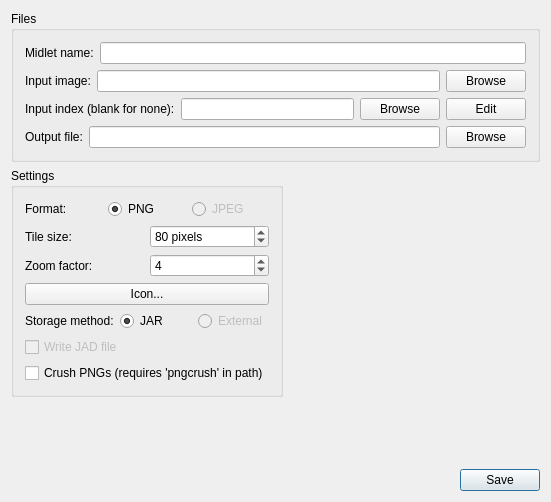
<?xml version="1.0" encoding="UTF-8"?>
<ui version="4.0">
 <class>DialogClass</class>
 <widget class="QDialog" name="DialogClass">
  <property name="geometry">
   <rect>
    <x>0</x>
    <y>0</y>
    <width>551</width>
    <height>502</height>
   </rect>
  </property>
  <property name="windowTitle">
   <string>JAR Creator</string>
  </property>
  <layout class="QVBoxLayout" name="verticalLayout_4">
   <item>
    <widget class="QGroupBox" name="groupBox">
     <property name="title">
      <string>Files</string>
     </property>
     <layout class="QVBoxLayout" name="verticalLayout">
      <item>
       <layout class="QHBoxLayout" name="horizontalLayout_11">
        <item>
         <widget class="QLabel" name="label_9">
          <property name="text">
           <string>Midlet name:</string>
          </property>
         </widget>
        </item>
        <item>
         <widget class="QLineEdit" name="midletNameEdit"/>
        </item>
       </layout>
      </item>
      <item>
       <layout class="QHBoxLayout" name="horizontalLayout">
        <item>
         <widget class="QLabel" name="label">
          <property name="text">
           <string>Input image:</string>
          </property>
         </widget>
        </item>
        <item>
         <widget class="QLineEdit" name="inputImageEdit"/>
        </item>
        <item>
         <widget class="QPushButton" name="browseInputImageBtn">
          <property name="text">
           <string>Browse</string>
          </property>
         </widget>
        </item>
       </layout>
      </item>
      <item>
       <layout class="QHBoxLayout" name="horizontalLayout_2">
        <item>
         <widget class="QLabel" name="label_2">
          <property name="text">
           <string>Input index (blank for none):</string>
          </property>
         </widget>
        </item>
        <item>
         <widget class="QLineEdit" name="inputIndexEdit"/>
        </item>
        <item>
         <widget class="QPushButton" name="browseInputIndexBtn">
          <property name="text">
           <string>Browse</string>
          </property>
         </widget>
        </item>
        <item>
         <widget class="QPushButton" name="editIndexBtn">
          <property name="text">
           <string>Edit</string>
          </property>
         </widget>
        </item>
       </layout>
      </item>
      <item>
       <layout class="QHBoxLayout" name="horizontalLayout_3">
        <item>
         <widget class="QLabel" name="label_3">
          <property name="text">
           <string>Output file:</string>
          </property>
         </widget>
        </item>
        <item>
         <widget class="QLineEdit" name="outputFileEdit"/>
        </item>
        <item>
         <widget class="QPushButton" name="browseOutputFileBtn">
          <property name="text">
           <string>Browse</string>
          </property>
         </widget>
        </item>
       </layout>
      </item>
     </layout>
    </widget>
   </item>
   <item>
    <layout class="QHBoxLayout" name="horizontalLayout_10">
     <item>
      <widget class="QGroupBox" name="groupBox_2">
       <property name="title">
        <string>Settings</string>
       </property>
       <layout class="QVBoxLayout" name="verticalLayout_2">
        <item>
         <layout class="QHBoxLayout" name="horizontalLayout_4">
          <item>
           <widget class="QLabel" name="label_4">
            <property name="text">
             <string>Format:</string>
            </property>
           </widget>
          </item>
          <item>
           <widget class="QRadioButton" name="PNGRadio">
            <property name="text">
             <string>PNG</string>
            </property>
            <property name="checked">
             <bool>true</bool>
            </property>
            <attribute name="buttonGroup">
             <string>formatButtonGroup</string>
            </attribute>
           </widget>
          </item>
          <item>
           <widget class="QRadioButton" name="JPEGRadio">
            <property name="enabled">
             <bool>false</bool>
            </property>
            <property name="text">
             <string>JPEG</string>
            </property>
            <attribute name="buttonGroup">
             <string>formatButtonGroup</string>
            </attribute>
           </widget>
          </item>
         </layout>
        </item>
        <item>
         <layout class="QHBoxLayout" name="horizontalLayout_5">
          <item>
           <widget class="QLabel" name="label_5">
            <property name="text">
             <string>Tile size:</string>
            </property>
           </widget>
          </item>
          <item>
           <widget class="QSpinBox" name="tileSizeSpin">
            <property name="minimumSize">
             <size>
              <width>0</width>
              <height>0</height>
             </size>
            </property>
            <property name="suffix">
             <string> pixels</string>
            </property>
            <property name="minimum">
             <number>20</number>
            </property>
            <property name="maximum">
             <number>500</number>
            </property>
            <property name="singleStep">
             <number>10</number>
            </property>
            <property name="value">
             <number>80</number>
            </property>
           </widget>
          </item>
         </layout>
        </item>
        <item>
         <layout class="QHBoxLayout" name="horizontalLayout_6">
          <item>
           <widget class="QLabel" name="label_6">
            <property name="text">
             <string>Zoom factor:</string>
            </property>
           </widget>
          </item>
          <item>
           <widget class="QSpinBox" name="zoomSpin">
            <property name="minimum">
             <number>2</number>
            </property>
            <property name="maximum">
             <number>8</number>
            </property>
            <property name="value">
             <number>4</number>
            </property>
           </widget>
          </item>
         </layout>
        </item>
        <item>
         <widget class="QPushButton" name="iconBtn">
          <property name="text">
           <string>Icon...</string>
          </property>
         </widget>
        </item>
        <item>
         <layout class="QHBoxLayout" name="horizontalLayout_8">
          <item>
           <widget class="QLabel" name="label_8">
            <property name="text">
             <string>Storage method:</string>
            </property>
           </widget>
          </item>
          <item>
           <widget class="QRadioButton" name="jarRadio">
            <property name="text">
             <string>JAR</string>
            </property>
            <property name="checked">
             <bool>true</bool>
            </property>
            <attribute name="buttonGroup">
             <string>storageButtonGroup</string>
            </attribute>
           </widget>
          </item>
          <item>
           <widget class="QRadioButton" name="externalRadio">
            <property name="enabled">
             <bool>false</bool>
            </property>
            <property name="text">
             <string>External</string>
            </property>
            <attribute name="buttonGroup">
             <string>storageButtonGroup</string>
            </attribute>
           </widget>
          </item>
         </layout>
        </item>
        <item>
         <widget class="QCheckBox" name="jadFileCheck">
          <property name="enabled">
           <bool>false</bool>
          </property>
          <property name="text">
           <string>Write JAD file</string>
          </property>
         </widget>
        </item>
        <item>
         <widget class="QCheckBox" name="usePNGCrushCheck">
          <property name="text">
           <string>Crush PNGs (requires 'pngcrush' in path)</string>
          </property>
         </widget>
        </item>
       </layout>
      </widget>
     </item>
     <item>
      <spacer name="horizontalSpacer_2">
       <property name="orientation">
        <enum>Qt::Horizontal</enum>
       </property>
       <property name="sizeHint" stdset="0">
        <size>
         <width>40</width>
         <height>20</height>
        </size>
       </property>
      </spacer>
     </item>
    </layout>
   </item>
   <item>
    <spacer name="verticalSpacer">
     <property name="orientation">
      <enum>Qt::Vertical</enum>
     </property>
     <property name="sizeHint" stdset="0">
      <size>
       <width>20</width>
       <height>57</height>
      </size>
     </property>
    </spacer>
   </item>
   <item>
    <layout class="QHBoxLayout" name="horizontalLayout_9">
     <item>
      <spacer name="horizontalSpacer">
       <property name="orientation">
        <enum>Qt::Horizontal</enum>
       </property>
       <property name="sizeHint" stdset="0">
        <size>
         <width>40</width>
         <height>20</height>
        </size>
       </property>
      </spacer>
     </item>
     <item>
      <widget class="QDialogButtonBox" name="buttonBox">
       <property name="standardButtons">
        <set>QDialogButtonBox::Save</set>
       </property>
      </widget>
     </item>
    </layout>
   </item>
  </layout>
 </widget>
 <layoutdefault spacing="6" margin="11"/>
 <tabstops>
  <tabstop>inputImageEdit</tabstop>
  <tabstop>browseInputImageBtn</tabstop>
  <tabstop>inputIndexEdit</tabstop>
  <tabstop>browseInputIndexBtn</tabstop>
  <tabstop>outputFileEdit</tabstop>
  <tabstop>browseOutputFileBtn</tabstop>
  <tabstop>PNGRadio</tabstop>
  <tabstop>JPEGRadio</tabstop>
  <tabstop>tileSizeSpin</tabstop>
  <tabstop>zoomSpin</tabstop>
  <tabstop>buttonBox</tabstop>
 </tabstops>
 <resources/>
 <connections>
  <connection>
   <sender>buttonBox</sender>
   <signal>accepted()</signal>
   <receiver>DialogClass</receiver>
   <slot>makeMidlet()</slot>
   <hints>
    <hint type="sourcelabel">
     <x>531</x>
     <y>376</y>
    </hint>
    <hint type="destinationlabel">
     <x>450</x>
     <y>275</y>
    </hint>
   </hints>
  </connection>
  <connection>
   <sender>buttonBox</sender>
   <signal>rejected()</signal>
   <receiver>DialogClass</receiver>
   <slot>reject()</slot>
   <hints>
    <hint type="sourcelabel">
     <x>450</x>
     <y>372</y>
    </hint>
    <hint type="destinationlabel">
     <x>375</x>
     <y>322</y>
    </hint>
   </hints>
  </connection>
  <connection>
   <sender>browseInputImageBtn</sender>
   <signal>clicked()</signal>
   <receiver>DialogClass</receiver>
   <slot>browseInputImage()</slot>
   <hints>
    <hint type="sourcelabel">
     <x>511</x>
     <y>56</y>
    </hint>
    <hint type="destinationlabel">
     <x>491</x>
     <y>186</y>
    </hint>
   </hints>
  </connection>
  <connection>
   <sender>browseInputIndexBtn</sender>
   <signal>clicked()</signal>
   <receiver>DialogClass</receiver>
   <slot>browseInputIndex()</slot>
   <hints>
    <hint type="sourcelabel">
     <x>492</x>
     <y>96</y>
    </hint>
    <hint type="destinationlabel">
     <x>501</x>
     <y>237</y>
    </hint>
   </hints>
  </connection>
  <connection>
   <sender>browseOutputFileBtn</sender>
   <signal>clicked()</signal>
   <receiver>DialogClass</receiver>
   <slot>browseOutputFile()</slot>
   <hints>
    <hint type="sourcelabel">
     <x>562</x>
     <y>118</y>
    </hint>
    <hint type="destinationlabel">
     <x>562</x>
     <y>172</y>
    </hint>
   </hints>
  </connection>
  <connection>
   <sender>iconBtn</sender>
   <signal>clicked()</signal>
   <receiver>DialogClass</receiver>
   <slot>browseIcon()</slot>
   <hints>
    <hint type="sourcelabel">
     <x>94</x>
     <y>282</y>
    </hint>
    <hint type="destinationlabel">
     <x>101</x>
     <y>338</y>
    </hint>
   </hints>
  </connection>
  <connection>
   <sender>editIndexBtn</sender>
   <signal>clicked()</signal>
   <receiver>DialogClass</receiver>
   <slot>editIndex()</slot>
   <hints>
    <hint type="sourcelabel">
     <x>532</x>
     <y>83</y>
    </hint>
    <hint type="destinationlabel">
     <x>457</x>
     <y>4</y>
    </hint>
   </hints>
  </connection>
 </connections>
 <slots>
  <slot>browseInputImage()</slot>
  <slot>browseInputIndex()</slot>
  <slot>browseOutputFile()</slot>
  <slot>updateSizeEstimate()</slot>
  <slot>makeMidlet()</slot>
  <slot>browseIcon()</slot>
  <slot>editIndex()</slot>
 </slots>
 <buttongroups>
  <buttongroup name="storageButtonGroup"/>
  <buttongroup name="formatButtonGroup"/>
 </buttongroups>
</ui>
